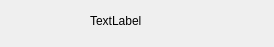
<?xml version="1.0" encoding="UTF-8"?>
<ui version="4.0">
 <class>UserItem</class>
 <widget class="QWidget" name="UserItem">
  <property name="geometry">
   <rect>
    <x>0</x>
    <y>0</y>
    <width>274</width>
    <height>47</height>
   </rect>
  </property>
  <property name="windowTitle">
   <string>Form</string>
  </property>
  <widget class="QLabel" name="label_head">
   <property name="geometry">
    <rect>
     <x>20</x>
     <y>0</y>
     <width>41</width>
     <height>41</height>
    </rect>
   </property>
   <property name="text">
    <string/>
   </property>
   <property name="pixmap">
    <pixmap resource="images.qrc">:/heads/head3.jpg</pixmap>
   </property>
   <property name="scaledContents">
    <bool>true</bool>
   </property>
  </widget>
  <widget class="QLabel" name="label_name">
   <property name="geometry">
    <rect>
     <x>90</x>
     <y>0</y>
     <width>161</width>
     <height>41</height>
    </rect>
   </property>
   <property name="text">
    <string>TextLabel</string>
   </property>
  </widget>
 </widget>
 <resources>
  <include location="images.qrc"/>
 </resources>
 <connections/>
</ui>
